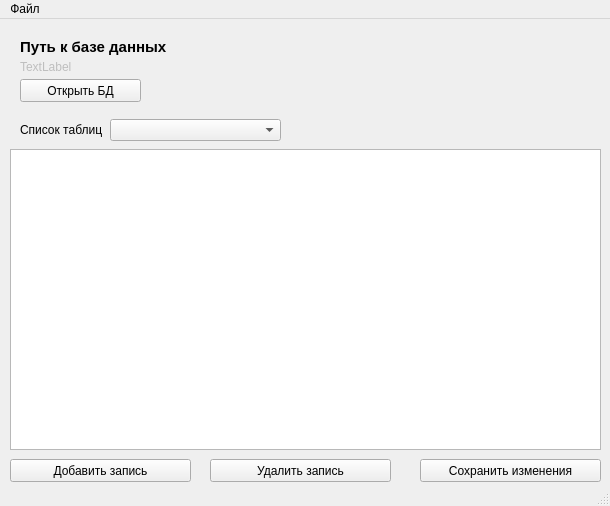
<?xml version="1.0" encoding="UTF-8"?>
<ui version="4.0">
 <class>MainWindow</class>
 <widget class="QMainWindow" name="MainWindow">
  <property name="enabled">
   <bool>true</bool>
  </property>
  <property name="geometry">
   <rect>
    <x>0</x>
    <y>0</y>
    <width>610</width>
    <height>506</height>
   </rect>
  </property>
  <property name="windowTitle">
   <string>Учет товаров</string>
  </property>
  <widget class="QWidget" name="centralwidget">
   <widget class="QWidget" name="widget" native="true">
    <property name="geometry">
     <rect>
      <x>10</x>
      <y>10</y>
      <width>591</width>
      <height>80</height>
     </rect>
    </property>
    <widget class="QLabel" name="lbl_path_db">
     <property name="geometry">
      <rect>
       <x>10</x>
       <y>10</y>
       <width>161</width>
       <height>16</height>
      </rect>
     </property>
     <property name="font">
      <font>
       <family>Arial</family>
       <pointsize>11</pointsize>
       <weight>75</weight>
       <bold>true</bold>
       <underline>false</underline>
      </font>
     </property>
     <property name="text">
      <string>Путь к базе данных</string>
     </property>
    </widget>
    <widget class="QLabel" name="lbl_full_path_db">
     <property name="enabled">
      <bool>false</bool>
     </property>
     <property name="geometry">
      <rect>
       <x>10</x>
       <y>30</y>
       <width>571</width>
       <height>16</height>
      </rect>
     </property>
     <property name="text">
      <string>TextLabel</string>
     </property>
    </widget>
    <widget class="QPushButton" name="btn_db_open">
     <property name="geometry">
      <rect>
       <x>10</x>
       <y>50</y>
       <width>121</width>
       <height>23</height>
      </rect>
     </property>
     <property name="text">
      <string>Открыть БД</string>
     </property>
     <property name="autoDefault">
      <bool>true</bool>
     </property>
     <property name="flat">
      <bool>false</bool>
     </property>
    </widget>
   </widget>
   <widget class="QPushButton" name="btn_add">
    <property name="geometry">
     <rect>
      <x>10</x>
      <y>440</y>
      <width>181</width>
      <height>23</height>
     </rect>
    </property>
    <property name="text">
     <string>Добавить запись</string>
    </property>
   </widget>
   <widget class="QPushButton" name="btn_del">
    <property name="geometry">
     <rect>
      <x>210</x>
      <y>440</y>
      <width>181</width>
      <height>23</height>
     </rect>
    </property>
    <property name="text">
     <string>Удалить запись</string>
    </property>
   </widget>
   <widget class="QComboBox" name="tablelist">
    <property name="geometry">
     <rect>
      <x>110</x>
      <y>100</y>
      <width>171</width>
      <height>22</height>
     </rect>
    </property>
   </widget>
   <widget class="QLabel" name="lbl_table_list">
    <property name="geometry">
     <rect>
      <x>20</x>
      <y>100</y>
      <width>91</width>
      <height>21</height>
     </rect>
    </property>
    <property name="text">
     <string>Список таблиц</string>
    </property>
   </widget>
   <widget class="QTableView" name="tableView">
    <property name="geometry">
     <rect>
      <x>10</x>
      <y>130</y>
      <width>591</width>
      <height>301</height>
     </rect>
    </property>
   </widget>
   <widget class="QPushButton" name="save_changes">
    <property name="geometry">
     <rect>
      <x>420</x>
      <y>440</y>
      <width>181</width>
      <height>23</height>
     </rect>
    </property>
    <property name="text">
     <string>Сохранить изменения</string>
    </property>
   </widget>
  </widget>
  <widget class="QMenuBar" name="menubar">
   <property name="enabled">
    <bool>true</bool>
   </property>
   <property name="geometry">
    <rect>
     <x>0</x>
     <y>0</y>
     <width>610</width>
     <height>21</height>
    </rect>
   </property>
   <widget class="QMenu" name="mnu_file">
    <property name="title">
     <string>Файл</string>
    </property>
    <addaction name="mnu_exit"/>
   </widget>
   <addaction name="mnu_file"/>
  </widget>
  <widget class="QStatusBar" name="statusbar"/>
  <action name="mnu_exit">
   <property name="text">
    <string>Выход</string>
   </property>
  </action>
 </widget>
 <resources/>
 <connections/>
</ui>
